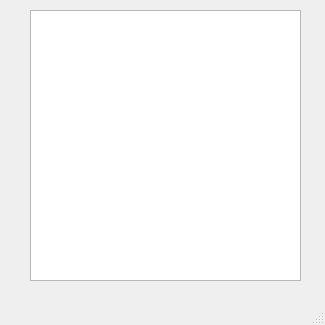
<?xml version="1.0" encoding="UTF-8"?>
<ui version="4.0">
 <class>MainWindow</class>
 <widget class="QMainWindow" name="MainWindow">
  <property name="geometry">
   <rect>
    <x>0</x>
    <y>0</y>
    <width>325</width>
    <height>325</height>
   </rect>
  </property>
  <property name="windowTitle">
   <string>task7</string>
  </property>
  <property name="toolTip">
   <string>&lt;html&gt;&lt;head/&gt;&lt;body&gt;&lt;p&gt;task1&lt;/p&gt;&lt;/body&gt;&lt;/html&gt;</string>
  </property>
  <widget class="QWidget" name="centralwidget">
   <widget class="QListWidget" name="listWidget">
    <property name="geometry">
     <rect>
      <x>30</x>
      <y>10</y>
      <width>271</width>
      <height>271</height>
     </rect>
    </property>
   </widget>
  </widget>
  <widget class="QMenuBar" name="menubar">
   <property name="geometry">
    <rect>
     <x>0</x>
     <y>0</y>
     <width>325</width>
     <height>26</height>
    </rect>
   </property>
  </widget>
  <widget class="QStatusBar" name="statusbar"/>
 </widget>
 <resources/>
 <connections/>
</ui>
